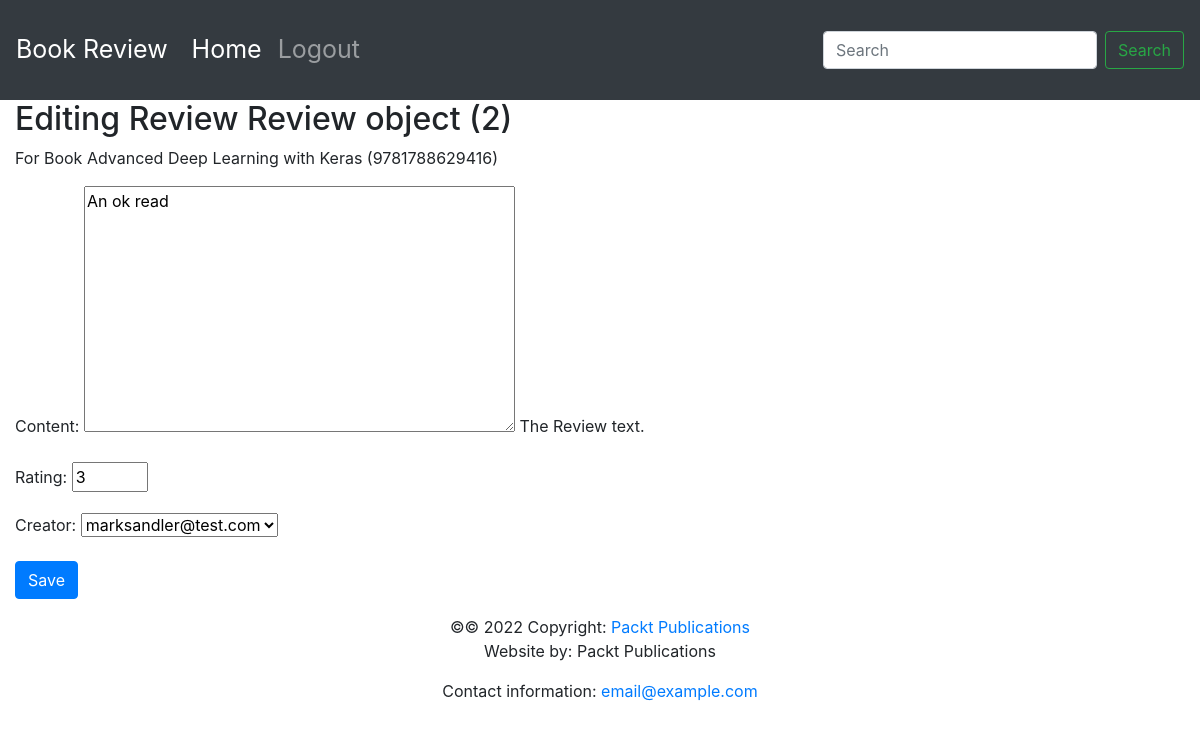
The page /books/1/reviews/2/ on the database as committed earlier.
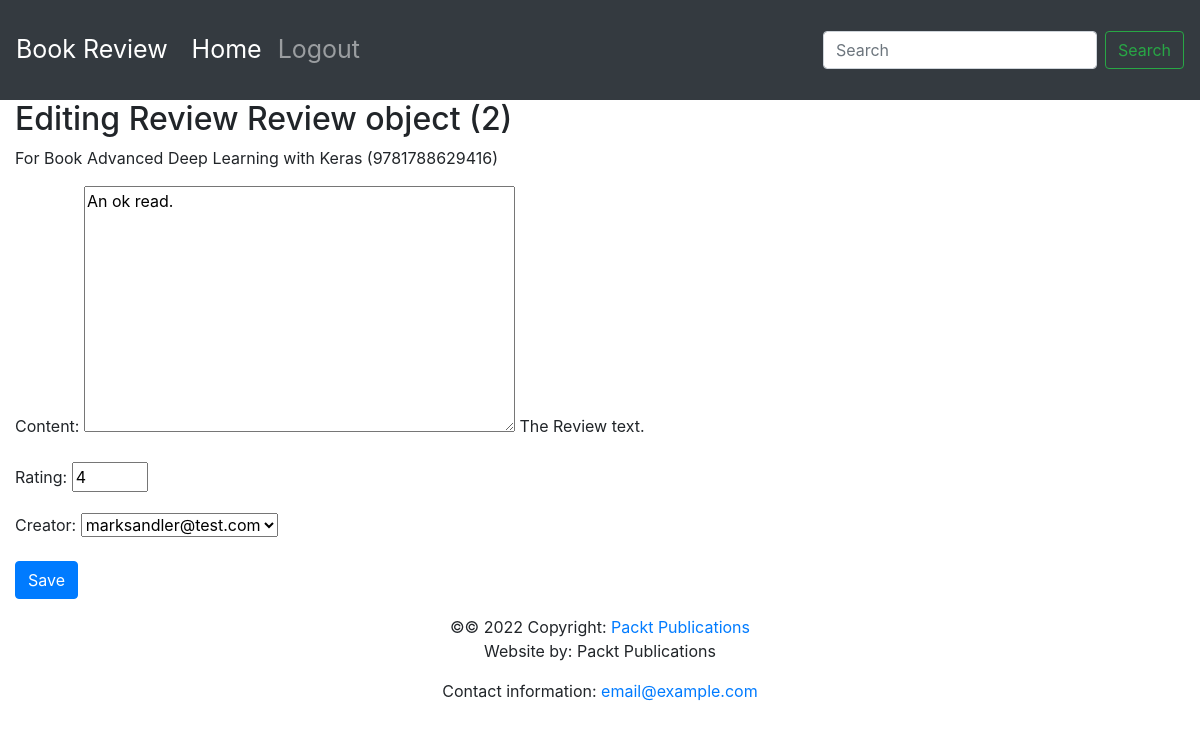
The same page on the database as committed later.
### reviews/models.py (models this page shows)
class Review(models.Model):
    content = models.TextField(help_text="The Review text.")
    rating = models.IntegerField(help_text="The rating the reviewer has given.")
    date_created = models.DateTimeField(auto_now_add=True,
                                        help_text="The date and time the review was created.")
    date_edited = models.DateTimeField(null=True,
                                       help_text="The date and time the review was last edited.")
    creator = models.ForeignKey(auth.get_user_model(), on_delete=models.CASCADE)
    book = models.ForeignKey(Book, on_delete=models.CASCADE,
                             help_text="The Book that this review is for.")

class Book(models.Model):
    title = models.CharField(max_length=70,
                             help_text="The title of the book.")
    publication_date = models.DateField(
        verbose_name="Date the book was published.")
    isbn = models.CharField(max_length=20,
                            verbose_name="ISBN number of the book.")
    publisher = models.ForeignKey(Publisher,
                                  on_delete=models.CASCADE)
    contributors = models.ManyToManyField('Contributor',
                                          through="BookContributor")
    cover = models.ImageField(null=True, blank=True, upload_to='book_cover/')
    sample = models.FileField(null=True, blank=True, upload_to='book_sample/')
    def __str__(self):
        return "{} ({})".format(self.title, self.isbn)

### reviews/views.py (the view)
# urls.py: path('books/<int:book_pk>/reviews/<int:review_pk>/',views.review_edit, name='review_edit'),
def review_edit(request, book_pk, review_pk = None):
    book = get_object_or_404(Book, pk=book_pk)
    if review_pk is not None:
        review = get_object_or_404(Review, book_id=book_pk, pk=review_pk)
    else:
        review = None
    if request.method == 'POST':
        form = ReviewForm(request.POST, instance=review)
        if form.is_valid():
            updated_review = form.save(False)
            updated_review.book = book
            if review is None:
                messages.success(request, 'Review for \'{}\' created.'.format(book))
            else:
                updated_review.date_edited = timezone.now()
                messages.success(request, 'Review for \'{}\' updated.'.format(book))
            updated_review.save()
            return redirect('book', book.pk)
    else:
        form = ReviewForm(instance=review)
    return render(request, 'instance-form.html', {'form': form, 'instance': review, 'model_type': "Review", 'related_model_type': 'Book', 'related_instance':book})

### reviews/form.py
class ReviewForm(forms.ModelForm):
    class Meta:
        model = Review
        exclude = ['date_edited','book']
    rating = forms.IntegerField(min_value=0, max_value=5)

### reviews/templates/instance-form.html (shortened to what this page needs)
{% extends "base.html" %}
{% block content %}
    <h2>
        {% if instance %}
        Editing {{model_type}} {{instance}}
        {% else %}
            New {{model_type}}
        {% endif %}
    </h2>
    <p>
        {% if related_instance and related_model_type %}
        For {{related_model_type}} {{related_instance}}
        {% endif %}
    </p>
    <form method='post' enctype="multipart/form-data">
        {{form.as_p}}
        <button type="submit" class="btn btn-primary">
            {% if instance %}
            Save
            {% else %}
            Create
            {% endif %}
        </button>
    </form>
{% endblock %}

### templates/base.html (shortened to what this page needs)
<!doctype html>
<html lang="en">
  <head>
    <link rel="stylesheet" href="https://stackpath.bootstrapcdn.com/bootstrap/4.4.1/css/bootstrap.min.css">
    <link rel="stylesheet" href="https://cdnjs.cloudflare.com/ajax/libs/font-awesome/4.7.0/css/font-awesome.min.css">
  </head>
  <body>
        <nav class="navbar navbar-expand-sm navbar-dark bg-dark sticky-top">
          <a class="navbar-brand" href="/">Book Review</a>
          <div class="collapse navbar-collapse" id="navbarSupportedContent">
            <ul class="navbar-nav mr-auto">
              <li class="nav-item active">
                <a class="nav-link" href="/books/">Home <span class="sr-only">(current)</span></a>
              </li>
              <li class="nav-item">
                <a class="nav-link" href="#">Logout</a>
              </li>
            </ul>
            <form class="form-inline my-2 my-lg-0" action=''>
              <input class="form-control mr-sm-2" type="search" placeholder="Search" aria-label="Search" name='search'>
              <button class="btn btn-outline-success my-2 my-sm-0" type="submit">Search</button>
            </form>
          </div>
        </nav>
        <div class='container-fluid'>
          {% block content %}{% endblock %}
        </div>
  <footer class="page-footer font-small blue">
    <div class="footer-copyright text-center py-3">&copy;© 2022 Copyright:
      <a href="https://www.packtpub.com"> Packt Publications</a>
      <p>Website by: Packt Publications</p>
      <p>Contact information: <a href="mailto:email@example.com">email@example.com</a></p>
    </div>
  </footer>
  </body>
</html>

### templates/base.html (style rules this page uses)
.navbar { min-height: 100px; font-size: 25px; }
.navbar-brand { font-size: 25px; }

Rows that differ between the two databases and show on the page:
changed Review "Review object (2)": content "An ok read" → "An ok read."; rating "3" → "4"
